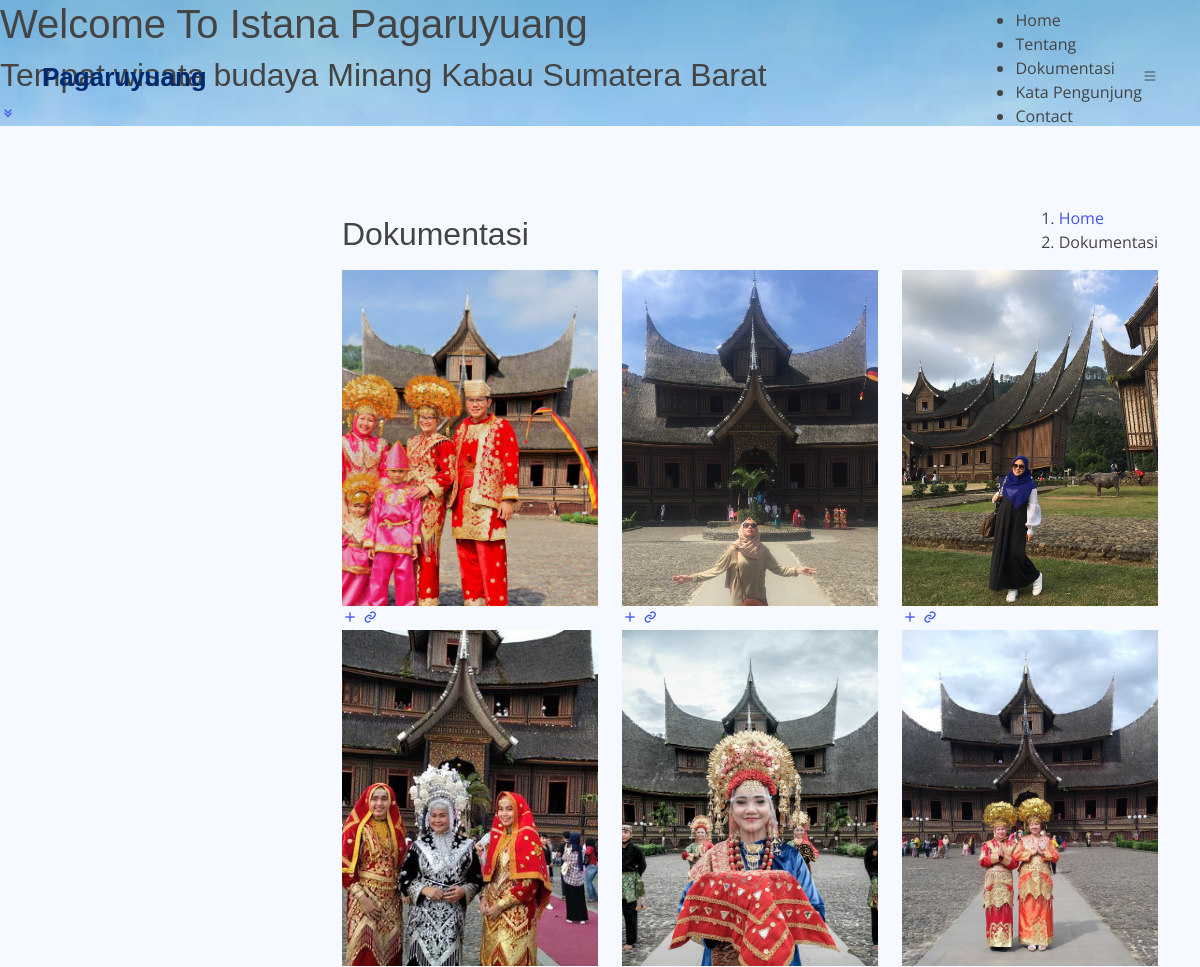
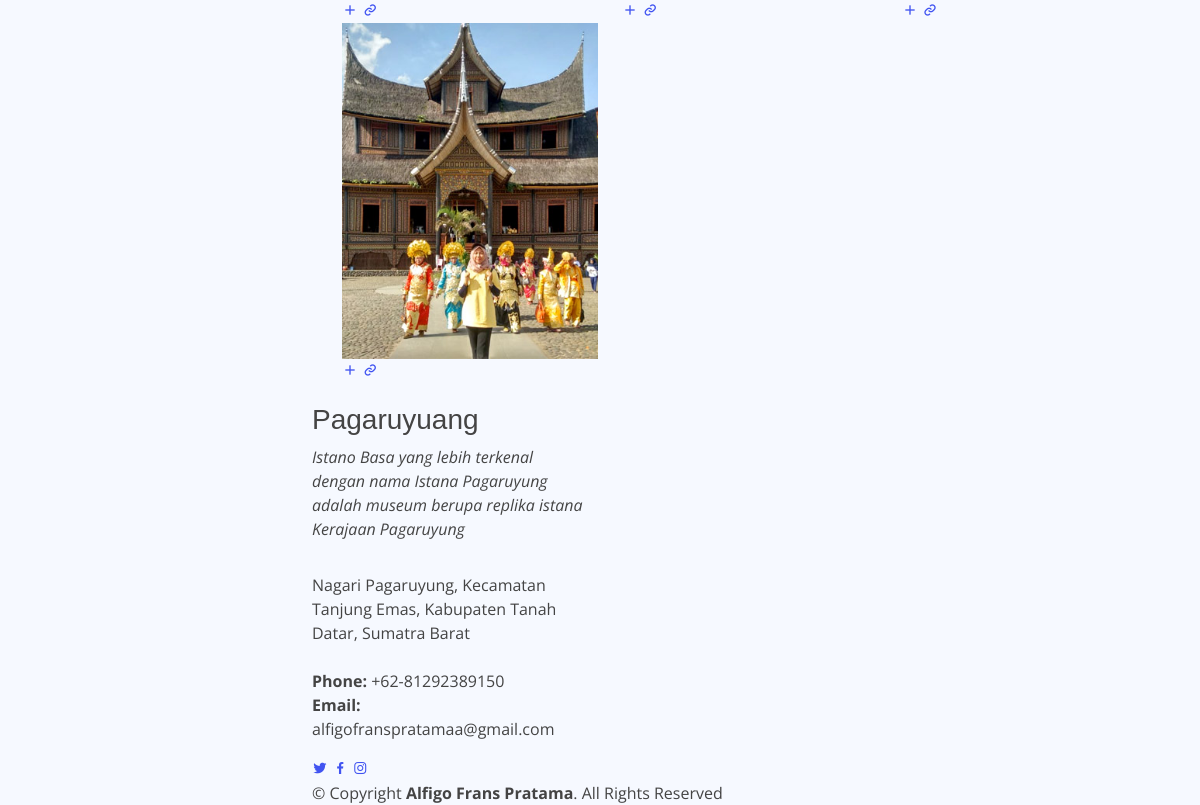
Page /index.php/landingpage/alldokumentasi on the committed database (2 pictures, top to bottom).
### tables this page shows
CREATE TABLE `tb_settings` (
  `id` int(11) NOT NULL,
  `judul_halaman` varchar(255) DEFAULT NULL,
  `text_sambutan` varchar(255) DEFAULT NULL,
  `desc_sambutan` text DEFAULT NULL,
  `sampul_website` varchar(255) DEFAULT NULL,
  `desc_web` varchar(255) DEFAULT NULL,
  `alamat` text DEFAULT NULL,
  `phone` char(20) DEFAULT NULL,
  `email` varchar(100) DEFAULT NULL,
  `twitter` varchar(255) DEFAULT NULL,
  `facebook` varchar(255) DEFAULT NULL,
  `instagram` varchar(255) DEFAULT NULL
);

CREATE TABLE `tb_dokumentasi` (
  `id_dokumentasi` int(11) NOT NULL,
  `thumbnail` varchar(255) NOT NULL,
  `nama_pengunjung` varchar(255) NOT NULL,
  `tanggal` date NOT NULL,
  `deskripsi` varchar(255) NOT NULL,
  `views` int(11) NOT NULL
);

### application/views/page/layout.php (called while the page is built)
<?php
require_once 'templates/head.php';
require_once 'templates/content.php';
require_once 'templates/footer.php';
?>

### application/controllers/Landingpage.php (called while the page is built, shortened)
<?php
class Landingpage extends CI_Controller
{
    public function alldokumentasi()
    {
        $settings = $this->db->get('tb_settings')->row_array();
        $dokumentasi = $this->db->get('tb_dokumentasi')->result();
        $data = array(
            'title' => 'Istana Pagaruyuang',
            'isi' => 'page/dokumentasi/all',
            'settings' => $settings,
            'dokumentasi' => $dokumentasi,
        );
        $this->load->view('page/layout', $data, FALSE);
    }
}

### index.php (called while the page is built, shortened)
<?php
require_once BASEPATH.'core/CodeIgniter.php';

### application/views/page/templates/content.php (called while the page is built)
<?php
if($isi){
    $this->load->view($isi);
}

### application/views/page/dokumentasi/all.php (the view)
<main id="main">
    <section class="breadcrumbs">
        <div class="container">
            <div class="d-flex justify-content-between align-items-center">
                <h2>Dokumentasi</h2>
                <ol>
                    <li><a href="<?= base_url('') ?>">Home</a></li>
                    <li>Dokumentasi</li>
                </ol>
            </div>
        </div>
    </section>
    <section id="portfolio" class="portfolio">
        <div class="container">
            <div class="row portfolio-container" data-aos="fade-up">
                <?php
                foreach ($dokumentasi as $row) :
                ?>
                    <div class="col-lg-4 col-md-6 portfolio-item">
                        <div class="portfolio-wrap">
                            <img src="<?= base_url('vendor/dokumentasi/') . $row->thumbnail ?>" style="width: 100% !important; height: 336px !important; object-fit:cover;" class="img-fluid" alt="">
                            <div class="portfolio-links">
                                <a href="<?= base_url('vendor/dokumentasi/') . $row->thumbnail ?>" data-gallery="portfolioGallery" class="portfolio-lightbox" title="<?= $row->nama_pengunjung ?>"><i class="bx bx-plus"></i></a>
                                <a href="<?= base_url('landingpage/dokumentasi/') . $row->id_dokumentasi ?>#portfolio-details" title="More Details"><i class="bx bx-link"></i></a>
                            </div>
                        </div>
                    </div>
                <?php
                endforeach;
                ?>
            </div>
        </div>
    </section>
</main>

### application/views/page/templates/head.php (shortened to what this page needs)
<!DOCTYPE html>
<html lang="en">
<head>
    <link href="<?= base_url('vendor/landingpage/') ?>assets/vendor/aos/aos.css" rel="stylesheet">
    <link href="<?= base_url('vendor/landingpage/') ?>assets/vendor/bootstrap/css/bootstrap.min.css" rel="stylesheet">
    <link href="<?= base_url('vendor/landingpage/') ?>assets/vendor/bootstrap-icons/bootstrap-icons.css" rel="stylesheet">
    <link href="<?= base_url('vendor/landingpage/') ?>assets/vendor/boxicons/css/boxicons.min.css" rel="stylesheet">
    <link href="<?= base_url('vendor/landingpage/') ?>assets/vendor/glightbox/css/glightbox.min.css" rel="stylesheet">
    <link href="<?= base_url('vendor/landingpage/') ?>assets/vendor/swiper/swiper-bundle.min.css" rel="stylesheet">
    <link href="<?= base_url('vendor/landingpage/') ?>assets/css/style.css" rel="stylesheet">
</head>
<body>
    <header id="header" class="fixed-top header-transparent">
        <div class="container d-flex align-items-center justify-content-between">
            <div class="logo">
                <h1 class="text-light"><a href="<?= base_url(''); ?>"><span><?= $settings['judul_halaman'] ?></span></a></h1>
            </div>
            <nav id="navbar" class="navbar">
                <ul>
                    <li><a class="nav-link scrollto active" href="#hero">Home</a></li>
                    <li><a class="nav-link scrollto" href="#tentang">Tentang</a></li>
                    <li><a class="nav-link scrollto" href="#dokumentasi">Dokumentasi</a></li>
                    <li><a class="nav-link scrollto" href="#katapengunjung">Kata Pengunjung</a></li>
                    <li><a class="nav-link scrollto" href="#contact">Contact</a></li>
                </ul>
                <i class="bi bi-list mobile-nav-toggle"></i>
            </nav>
        </div>
    </header>
    <section id="hero">
        <div class="hero-container" data-aos="fade-up">
            <h1><?= $settings['text_sambutan']; ?></h1>
            <h2><?= $settings['desc_sambutan'] ?></h2>
            <a href="#about" class="btn-get-started scrollto"><i class="bx bx-chevrons-down"></i></a>
        </div>
    </section>

### application/views/page/templates/footer.php (shortened to what this page needs)
<footer id="footer">
    <div class="footer-top">
        <div class="container">
            <div class="row">
                <div class="col-lg-4 col-md-6">
                    <div class="footer-info">
                        <h3><?= $settings['judul_halaman'] ?></h3>
                        <p class="pb-3"><em><?= $settings['desc_web'] ?></em></p>
                        <p>
                            <?= $settings['alamat'] ?><br><br>
                            <strong>Phone:</strong> <?= $settings['phone'] ?><br>
                            <strong>Email:</strong> <?= $settings['email'] ?><br>
                        </p>
                        <div class="social-links mt-3">
                            <a href="<?= $settings['twitter'] ?>" class="twitter"><i class="bx bxl-twitter"></i></a>
                            <a href="<?= $settings['facebook'] ?>" class="facebook"><i class="bx bxl-facebook"></i></a>
                            <a href="<?= $settings['instagram'] ?>" class="instagram"><i class="bx bxl-instagram"></i></a>
                        </div>
                    </div>
                </div>
            </div>
        </div>
    </div>
    <div class="container">
        <div class="copyright">
            &copy; Copyright <strong><span>Alfigo Frans Pratama</span></strong>. All Rights Reserved
        </div>
    </div>
</footer>
</body>
</html>

### rows in the picture
tb_settings: judul_halaman "Pagaruyuang", text_sambutan "Welcome To Istana Pagaruyuang", desc_sambutan "Tempat wisata budaya Minang Kabau Sumatera Barat", desc_web "Istano Basa yang lebih terkenal dengan nama Istana Pagaruyung adalah museum berupa replika istana Kerajaan Pagaruyung", alamat "Nagari Pagaruyung, Kecamatan Tanjung Emas, Kabupaten Tanah Datar, Sumatra Barat", phone "+62-81292389150", email "alfigofranspratamaa@gmail.com"
tb_dokumentasi: thumbnail (picture)
tb_dokumentasi: thumbnail (picture)
tb_dokumentasi: thumbnail (picture)
tb_dokumentasi: thumbnail (picture)
tb_dokumentasi: thumbnail (picture)
tb_dokumentasi: thumbnail (picture)
tb_dokumentasi: thumbnail (picture)
